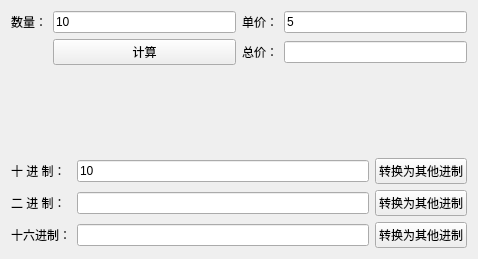
<?xml version="1.0" encoding="UTF-8"?>
<ui version="4.0">
 <class>Demo03Class</class>
 <widget class="QWidget" name="Demo03Class">
  <property name="geometry">
   <rect>
    <x>0</x>
    <y>0</y>
    <width>478</width>
    <height>259</height>
   </rect>
  </property>
  <property name="windowTitle">
   <string>Demo03</string>
  </property>
  <layout class="QVBoxLayout" name="verticalLayout">
   <item>
    <layout class="QGridLayout" name="gridLayout">
     <item row="0" column="0">
      <widget class="QLabel" name="label">
       <property name="text">
        <string>数量：</string>
       </property>
      </widget>
     </item>
     <item row="0" column="1">
      <widget class="QLineEdit" name="editNum">
       <property name="text">
        <string>10</string>
       </property>
      </widget>
     </item>
     <item row="0" column="2">
      <widget class="QLabel" name="label_2">
       <property name="text">
        <string>单价：</string>
       </property>
      </widget>
     </item>
     <item row="0" column="3">
      <widget class="QLineEdit" name="editPrice">
       <property name="text">
        <string>5</string>
       </property>
      </widget>
     </item>
     <item row="1" column="1">
      <widget class="QPushButton" name="btnCalc">
       <property name="text">
        <string>计算</string>
       </property>
      </widget>
     </item>
     <item row="1" column="2">
      <widget class="QLabel" name="label_3">
       <property name="text">
        <string>总价：</string>
       </property>
      </widget>
     </item>
     <item row="1" column="3">
      <widget class="QLineEdit" name="editTotal"/>
     </item>
    </layout>
   </item>
   <item>
    <spacer name="verticalSpacer">
     <property name="orientation">
      <enum>Qt::Vertical</enum>
     </property>
     <property name="sizeHint" stdset="0">
      <size>
       <width>20</width>
       <height>92</height>
      </size>
     </property>
    </spacer>
   </item>
   <item>
    <layout class="QGridLayout" name="gridLayout_2">
     <item row="0" column="0">
      <widget class="QLabel" name="label_4">
       <property name="text">
        <string>十 进 制：</string>
       </property>
      </widget>
     </item>
     <item row="0" column="1">
      <widget class="QLineEdit" name="editDec">
       <property name="text">
        <string>10</string>
       </property>
      </widget>
     </item>
     <item row="0" column="2">
      <widget class="QPushButton" name="btnDec">
       <property name="text">
        <string>转换为其他进制</string>
       </property>
      </widget>
     </item>
     <item row="1" column="0">
      <widget class="QLabel" name="label_5">
       <property name="text">
        <string>二 进 制：</string>
       </property>
      </widget>
     </item>
     <item row="1" column="1">
      <widget class="QLineEdit" name="editBin"/>
     </item>
     <item row="1" column="2">
      <widget class="QPushButton" name="btnBin">
       <property name="text">
        <string>转换为其他进制</string>
       </property>
      </widget>
     </item>
     <item row="2" column="0">
      <widget class="QLabel" name="label_6">
       <property name="text">
        <string>十六进制：</string>
       </property>
      </widget>
     </item>
     <item row="2" column="1">
      <widget class="QLineEdit" name="editHex"/>
     </item>
     <item row="2" column="2">
      <widget class="QPushButton" name="btnHex">
       <property name="text">
        <string>转换为其他进制</string>
       </property>
      </widget>
     </item>
    </layout>
   </item>
  </layout>
 </widget>
 <layoutdefault spacing="6" margin="11"/>
 <resources>
  <include location="demo03.qrc"/>
 </resources>
 <connections/>
 <slots>
  <slot>on_btnCalc_clicked()</slot>
 </slots>
</ui>
